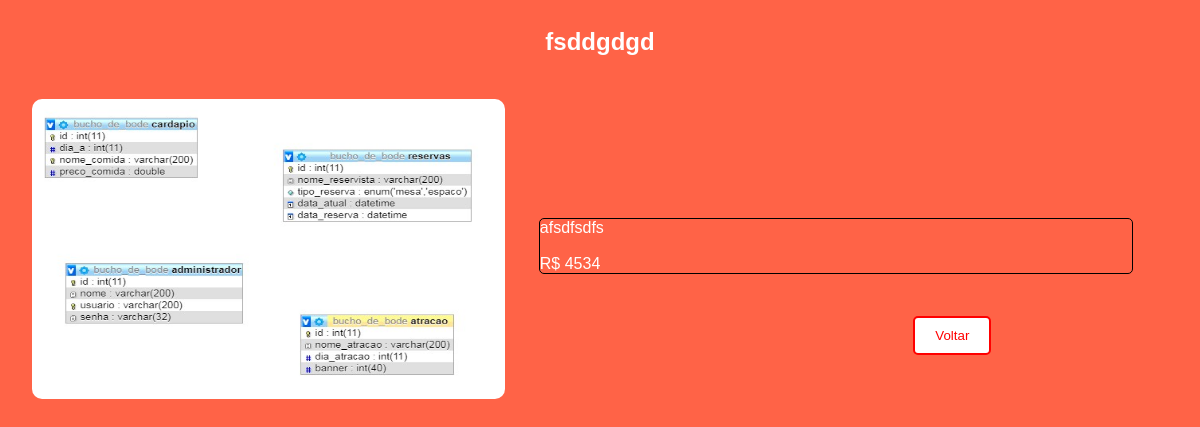
Screenshot of /detalhe-prato.php?id=26 with the database file from the repository.
### tables this page shows
CREATE TABLE `cardapio` (
  `id` int(11) NOT NULL,
  `nome_comida` varchar(200) NOT NULL,
  `preco_comida` double NOT NULL,
  `descricao` varchar(250) NOT NULL,
  `image` varchar(40) NOT NULL
);

### detalhe-prato.php (the view, shortened to what this page needs)
<?php
	$con = new Conexao();
	$stmt = $con->Con();
	$sql = $stmt->prepare("SELECT * FROM cardapio WHERE id = ?");
	$ID = $_GET['id'];
	$sql->bindParam(1, $ID);
	$sql->execute();
	$prato = $sql->fetch();
?>
<!DOCTYPE html>
<html>
<head>
	<link rel="stylesheet" type="text/css" href="css/styleQ.css">
	<link rel="stylesheet" type="text/css" href="css/animate.css">
</head>
<body style="background-color: tomato;">
	<div class="cont">
		<div>
			<?php
	                echo '
	                <center>
						<h2 style="font-family: arial; color: white;">'.$prato["nome_comida"].'</h2>
					</center>
	                <img height="300" class="img-1" src="admin/img/'.$prato["image"].'">
					<p style="color: white; width: 50%; float: right; margin-top: 12%; margin-right: 5%; max-height: 10%; border: 1px solid black; border-radius: 5px;">'.$prato["descricao"].'<br><br>R$ '.$prato["preco_comida"].'</p>';
       		?>
       		<a href="Cardapio2.php" style="position: absolute; margin-top: 20%; margin-left: 34%;"><button class="botao-danger" type="button">Voltar</button></a>
		</div>
	</div>
	<br>
</body>
</html>

### css/styleQ.css (style rules this page uses)
body { font-family: arial; }
.cont { display: flex; flex: 1; flex-direction: column; flex-wrap: nowrap; width: 100%; height: 100%; }
.img-1 { transition: 0.5s; width: 40%; margin-top: 2%; margin-left: 2%; border-radius: 10px; }

### detalhe-prato.php (style rules this page uses)
.botao-danger { position: absolute; background-color: white; color: #FF0000; border-radius: 5px; padding: 10px 20px; border: 2px solid #FF0000; margin-left: 15%; }

### rows the page displays
cardapio: nome_comida "fsddgdgd", image (picture), descricao "afsdfsdfs", preco_comida "4534"
